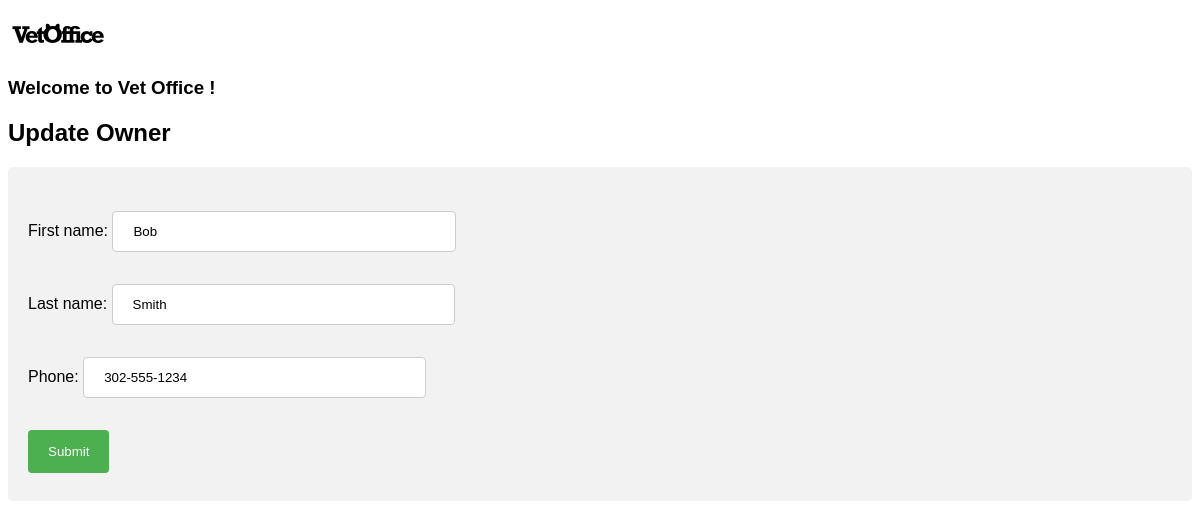
/owner/update/1 (signed in), run on the app's committed database.
### vetoffice/models.py (models this page shows, shortened)
class Owner(models.Model):
    first_name = models.CharField(max_length=30)
    last_name = models.CharField(max_length=30)
    phone = models.CharField(max_length=30)

### vetoffice/views.py (the view)
# urls.py: path('owner/update/<pk>', views.OwnerUpdate.as_view(), name="ownerupdate"),
class OwnerUpdate(LoginRequiredMixin, UpdateView):
   model = Owner
   template_name = 'vetoffice/owner_update_form.html'
   form_class = OwnerUpdateForm

### vetoffice/forms.py
class OwnerUpdateForm(forms.ModelForm):
    class Meta:
        model = Owner
        fields = ('first_name', 'last_name', 'phone',)

### vetoffice/templates/vetoffice/owner_update_form.html
{% extends './base.html' %}
{% block content %}
<h2>Update Owner</h2>
<form method="post">
<div>
  {% csrf_token %} {{ form.as_p }}
  <input type="submit" value="Submit" />
</div>
</form>
{% endblock %}

### vetoffice/templates/vetoffice/base.html (style rules this page uses)
body { font-family: Arial, Helvetica, sans-serif; }
input[type=text], input[type=password], select { width: 30%; padding: 12px 20px; margin: 8px 0; display: inline-block; border: 1px solid #ccc; border-radius: 4px; box-sizing: border-box; }
button, input[type=submit] { background-color: #4CAF50; color: white; padding: 14px 20px; margin: 8px 0; border: none; border-radius: 4px; cursor: pointer; }
div { border-radius: 5px; background-color: #f2f2f2; padding: 20px; }

### data on the page
Owner: first_name "Bob", last_name "Smith", phone "302-555-1234"
